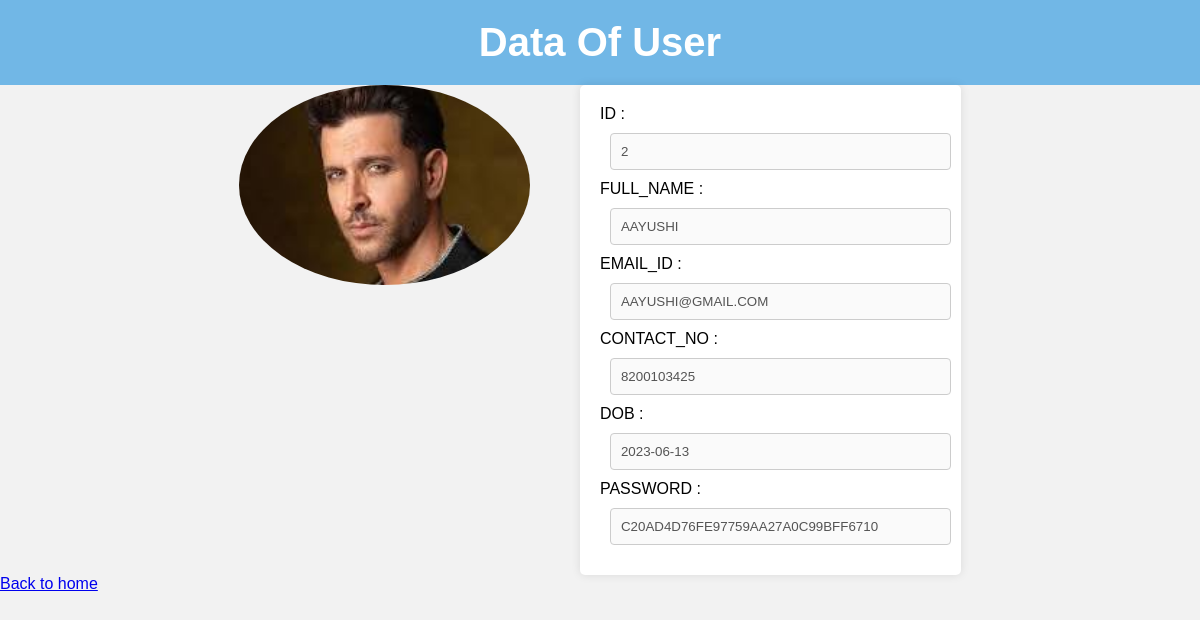
Page /action/view.php?view=2 (signed in) on the committed database.
### tables this page shows
CREATE TABLE `user` (
  `Id` int NOT NULL,
  `Full_Name` varchar(255) NOT NULL,
  `Email_ID` varchar(255) NOT NULL,
  `Contact_No` bigint NOT NULL,
  `Dob` date NOT NULL,
  `Password` varchar(255) NOT NULL,
  `image` varchar(255) NOT NULL
);

### action/view.php (the view, shortened to what this page needs)
<?php
include_once "../db_connect.php";
$row = [];
if (isset($_REQUEST['view'])) {
    $id = $_REQUEST['view'];
    $query = "SELECT * FROM user WHERE Id = $id";
    $result = mysqli_query($conn, $query);
    if ($result) {
        $row = mysqli_fetch_assoc($result);
    } else {
        $message = 'Data Not Found.';
        echo '<script type="text/javascript">alert("' . $message . '");
        window.location.href="../viewuser.php";</script>';
    }
    echo '<h2 style="font-size: 40px;"><center>Data Of User</center></h2>';
    echo '<div style="display: flex; justify-content: center;">';
    echo '<div style="margin-right: 50px;">';
    foreach ($row as $column => $value) {
        if ($column === 'image') {
            $image_path = '../Profile_image/' . $value;
            echo ' <img src="' . $image_path . '" height="200" alt="Profile Image"><br>';
        }
    }
    echo '</div>';
    echo '<div>';
    echo '<form method="post">';
    foreach ($row as $column => $value) {
        if ($column !== 'image') {
            echo strtoupper($column) . ' : ';
            echo '<input style="margin: 10px;" type="text" value="' . strtoupper($value) . '" disabled> <br>';
        }
    }
    echo '</form>';
    echo '</div>';
    echo '</div>';
    echo '<a href="../viewuser.php">Back to home</a>';
}
?>
<!DOCTYPE html>
<html lang="en">
<head>
</head>
<body>
</body>
</html>

### action/view.php (style rules this page uses)
body { font-family: Arial, sans-serif; margin: 0; padding: 0; background-color: #f2f2f2; }
h2 { margin: 0; padding: 20px; text-align: center; background-color: #71b7e6; color: white; }
form { max-width: 500px; margin: 0 auto; padding: 20px; background-color: white; border-radius: 5px; box-shadow: 0 0 10px rgba(0, 0, 0, 0.1); }
form input { width: 100%; margin-bottom: 10px; padding: 10px; border: 1px solid #ccc; border-radius: 4px; box-sizing: border-box; }
img { border-radius: 50%; }

### rows in the picture
user: image (picture), Id "2", Full_Name "AAYUSHI", Email_ID "AAYUSHI@GMAIL.COM", Contact_No "8200103425", Dob "2023-06-13", Password "C20AD4D76FE97759AA27A0C99BFF6710"

### other values in the picture
$column "ID"
$column "FULL_NAME"
$column "EMAIL_ID"
$column "CONTACT_NO"
$column "DOB"
$column "PASSWORD"
